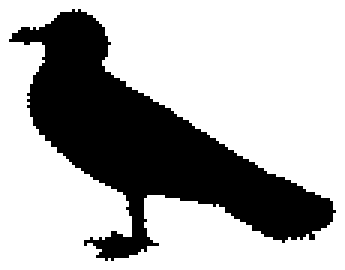
%> input picture 216db/pgmsASCII/classe1 (1).pgm, 115 x 90 px (shown 3 times larger)
$ octave formas.m   (GNU Octave 9; MATLAB toolbox functions it lacks are replaced by stand-ins)
%> lines starting %> are read from the running program, lines starting %| are printed output that depends on the picture; in (x1, y1, x2, y2) boxes, pixels count from 0 and x2, y2 are one past the last pixel; in counts of white or black regions, pixels touching at a corner belong together; the program's own positions count from 1
% importando imagem
bi = imread('216db/pgms/classe1 (1).pgm');
%> bi is the input picture: size 90x115 uint8; 69% white; 1 black region, box (x1, y1, x2, y2) and area: (3, 3, 112, 87) 3204
imshow(bi);

% binarizacao da imagem
BW = imbinarize(bi);

% encontrando bordas da imagem
% B possui as coordenadas das bordas da imagem e TODOS os objetos dentro
% usar o segundo vetor de B, pois o primeiro tem as bordas da imagem
[B,L] = bwboundaries(BW,'holes');
%> B = 2 boundaries; box (x1, y1, x2, y2) and points: (0, 0, 115, 90) 407, (3, 3, 112, 87) 348

% coordenadas das bordas do objeto
objBoundaries = B{2};
%> objBoundaries = 348 rows, first 12: [14 4; 13 5; 12 5; 12 6; 11 7; 10 8; 10 9; 10 10; 11 11; 10 12; 11 13; 10 14]

% % pode usar o codigo abaixo para testar o que acontece com as bordas dentro da imagem
imshow(label2rgb(L, @jet, [.5 .5 .5]))
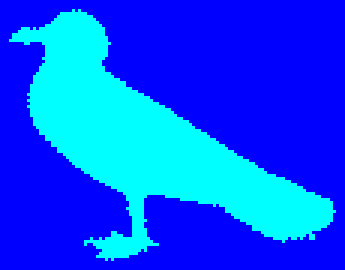
%> displayed picture: size 90x115x3, on the screen's scale of 0 to 255 (shown 3 times larger); mean R, G, B 0, 78.9, 255
hold on
for k = 1:length(B)
   boundary = B{k};
   plot(boundary(:,2), boundary(:,1), 'w', 'LineWidth', 2)
end
%> this loop made 2 passes
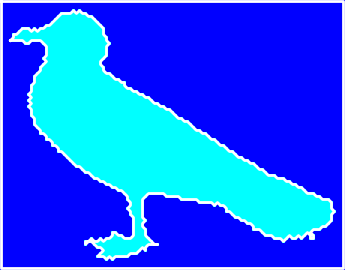
%> figure redrawn from the program's plot data; shown 3 times larger
% [72 lines of commented-out code are left out]

$ run again, with 216db/pgmsASCII/classe1 (11).pgm copied over 216db/pgmsASCII/classe1 (1).pgm
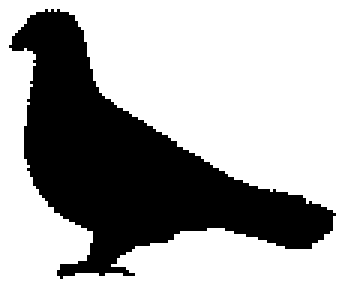
%> input picture 216db/pgmsASCII/classe1 (11).pgm, 115 x 96 px (shown 3 times larger)
%> bi is the input picture: size 96x115 uint8; 66.3% white; 1 black region, box (x1, y1, x2, y2) and area: (3, 3, 112, 93) 3723
%> B = 2 boundaries; box (x1, y1, x2, y2) and points: (0, 0, 115, 96) 419, (3, 3, 112, 93) 343
%> objBoundaries = 343 rows, first 12: [16 4; 15 5; 14 5; 13 5; 12 6; 11 7; 10 8; 9 9; 8 10; 7 10; 6 11; 6 12]
%> `imshow(label2rgb(L, @jet, [.5 .5 .5]))`:
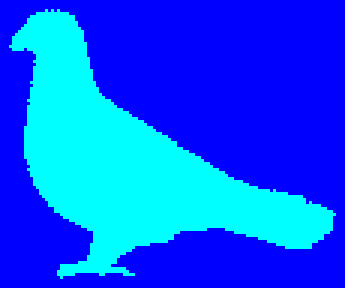
%> displayed picture: size 96x115x3, on the screen's scale of 0 to 255 (shown 3 times larger); mean R, G, B 0, 86, 255
%> the loop `for k = 1:length(B)` made 2 passes
%> after the loop `for k = 1:length(B)`:
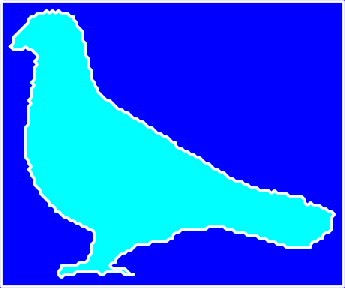
%> figure redrawn from the program's plot data; shown 3 times larger

$ run again, with 216db/pgmsASCII/classe1 (3).pgm copied over 216db/pgmsASCII/classe1 (1).pgm
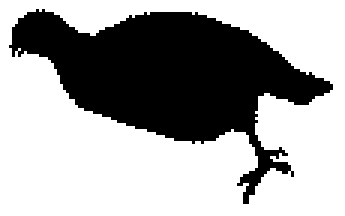
%> input picture 216db/pgmsASCII/classe1 (3).pgm, 115 x 72 px (shown 3 times larger)
%> bi is the input picture: size 72x115 uint8; 64.3% white; 1 black region, box (x1, y1, x2, y2) and area: (3, 3, 111, 68) 2959
%> `[B,L] = bwboundaries(BW,'holes');`:
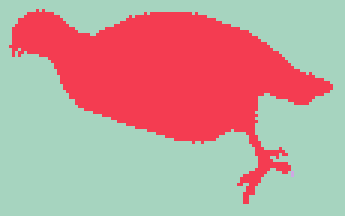
%> L: size 72x115 double (shown 3 times larger); 3 distinct labels, from 1 to 3; one colour per label, 0 black
%> B = 3 boundaries; box (x1, y1, x2, y2) and points: (0, 0, 115, 72) 371, (3, 3, 111, 68) 319, (97, 57, 98, 59) 3
%> objBoundaries = 319 rows, first 12: [16 4; 15 5; 14 5; 13 5; 12 5; 11 5; 10 5; 9 6; 8 7; 7 7; 7 8; 6 9]
%> the loop `for k = 1:length(B)` made 3 passes
%> boundary on pass 3: [58 98; 59 98; 58 98]
%> after the loop `for k = 1:length(B)`:
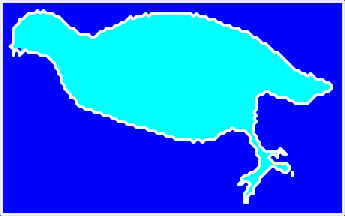
%> figure redrawn from the program's plot data; shown 3 times larger

$ run again, with 216db/pgmsASCII/classe1 (6).pgm copied over 216db/pgmsASCII/classe1 (1).pgm
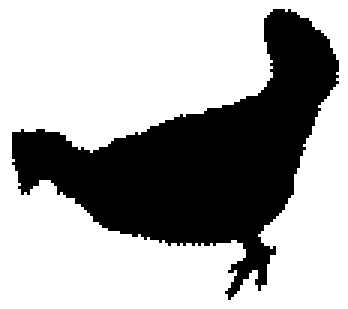
%> input picture 216db/pgmsASCII/classe1 (6).pgm, 116 x 103 px (shown 3 times larger)
%> bi is the input picture: size 103x116 uint8; 66.4% white; 1 black region, box (x1, y1, x2, y2) and area: (4, 3, 113, 100) 4009
%> B = 2 boundaries; box (x1, y1, x2, y2) and points: (0, 0, 116, 103) 435, (4, 3, 113, 100) 363
%> objBoundaries = 363 rows, first 12: [45 5; 45 6; 45 7; 44 8; 45 9; 45 10; 45 11; 45 12; 44 13; 44 14; 44 15; 45 16]
%> `imshow(label2rgb(L, @jet, [.5 .5 .5]))`:
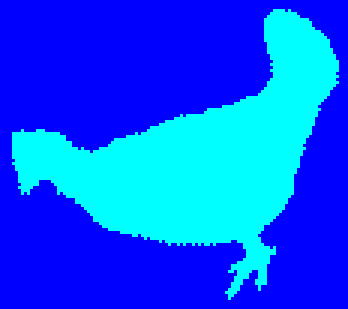
%> displayed picture: size 103x116x3, on the screen's scale of 0 to 255 (shown 3 times larger); mean R, G, B 0, 85.6, 255
%> the loop `for k = 1:length(B)` made 2 passes
%> after the loop `for k = 1:length(B)`:
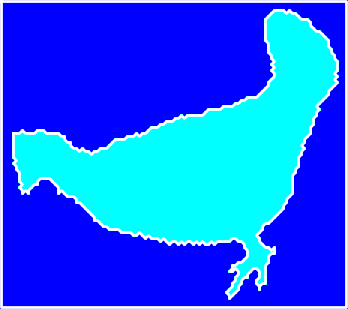
%> figure redrawn from the program's plot data; shown 3 times larger
